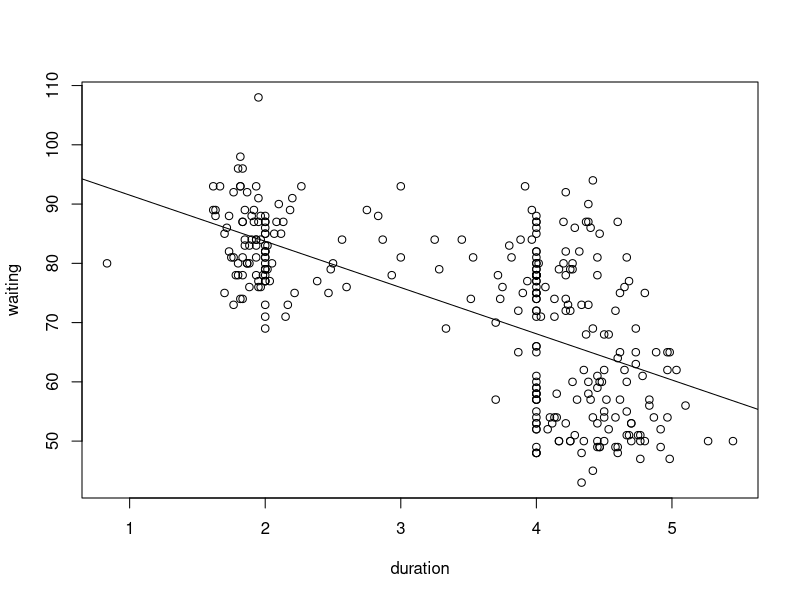
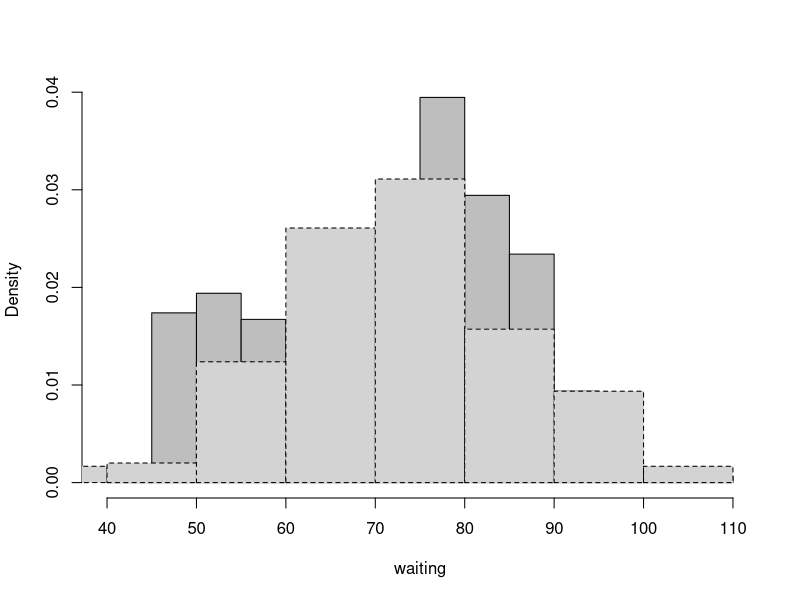
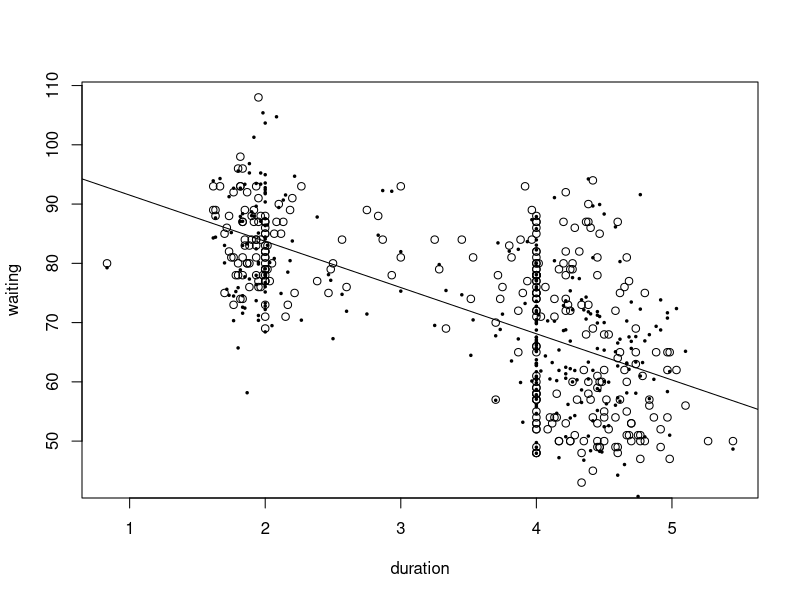

Recreate these plots in R, in order.
## ----include=FALSE------------------------------------------------------------
##### _Advanced Data Analysis from an Elementary Point of View_ #####
# R code for the chapter "Simulation"
# Please do not re-distribute or use without attribution
# http://www.stat.cmu.edu/~cshalizi/ADAfaEPoV/






















## -----------------------------------------------------------------------------
# Generate a sequence of IID random variables, each in 1:k
# Inputs: number of variables to produce (n)
  # vector of probabilities of length k (prob)
# Output: vector of random numbers
rmultinoulli <- function(n,prob) {
  k <- length(prob)
  return(sample(1:k,size=n,replace=TRUE,prob=prob))
}










## -----------------------------------------------------------------------------
library(MASS)
data(geyser)
fit.ols <- lm(waiting~duration,data=geyser)


## ----real-geyser-plus-line,echo=FALSE-----------------------------------------
plot(geyser$duration,geyser$waiting,xlab="duration",ylab="waiting")
abline(fit.ols)



## -----------------------------------------------------------------------------
rgeyser <- function() {
  n <- nrow(geyser)
  sigma <- summary(fit.ols)$sigma
  new.waiting <- rnorm(n,mean=fitted(fit.ols),sd=sigma)
  new.geyser <- data.frame(duration=geyser$duration,
    waiting=new.waiting)
  return(new.geyser)
}


## ----geyser-density,echo=FALSE------------------------------------------------
hist(geyser$waiting,freq=FALSE,xlab="waiting",main="",sub="",col="grey")
lines(hist(rgeyser()$waiting,plot=FALSE),freq=FALSE,lty="dashed")



## ----real-geyser-plus-sims,echo=FALSE-----------------------------------------
plot(geyser$duration,geyser$waiting,xlab="duration",ylab="waiting")
abline(fit.ols)
points(rgeyser(),pch=20,cex=0.5)

